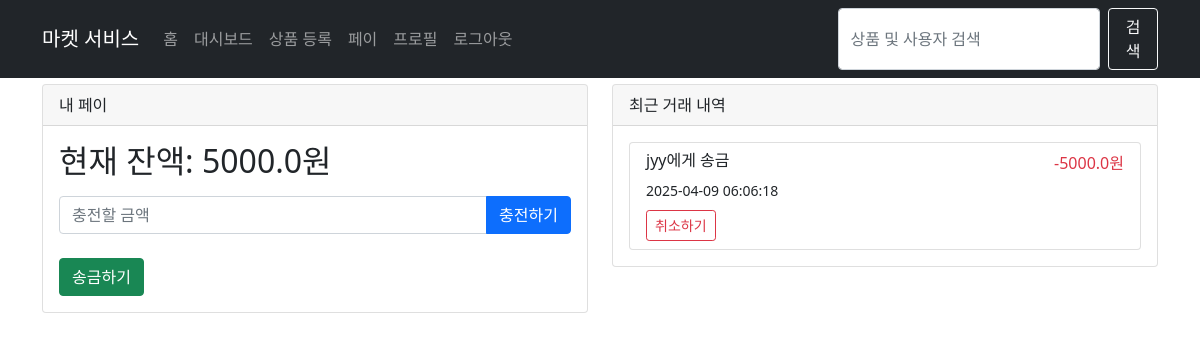
The app's page /wallet (signed in) with its own data.
### tables this page shows
CREATE TABLE wallet (
                user_id TEXT PRIMARY KEY,
                balance REAL DEFAULT 0.0,
                FOREIGN KEY (user_id) REFERENCES user(id)
            );

CREATE TABLE "transaction" (
                id TEXT PRIMARY KEY,
                sender_id TEXT NOT NULL,
                receiver_id TEXT NOT NULL,
                amount REAL NOT NULL,
                message TEXT,
                status TEXT NOT NULL,
                timestamp DATETIME DEFAULT CURRENT_TIMESTAMP,
                FOREIGN KEY (sender_id) REFERENCES user(id),
                FOREIGN KEY (receiver_id) REFERENCES user(id)
            );

CREATE TABLE user (
                id TEXT PRIMARY KEY,
                username TEXT UNIQUE NOT NULL,
                password TEXT NOT NULL,
                bio TEXT
            , role TEXT DEFAULT 'user', report_count INTEGER DEFAULT 0, is_active INTEGER DEFAULT 1);

### app.py (the view)
@app.route('/wallet')
def wallet():
    if 'user_id' not in session:
        return redirect(url_for('login'))
    db = get_db()
    cursor = db.cursor()
    try:
        cursor.execute("SELECT * FROM wallet WHERE user_id = ?", (session['user_id'],))
        wallet = cursor.fetchone()
        if not wallet:
            cursor.execute("INSERT INTO wallet (user_id, balance) VALUES (?, 0.0)", (session['user_id'],))
            db.commit()
            wallet = {'user_id': session['user_id'], 'balance': 0.0}
        cursor.execute("""
            SELECT t.*, u1.username as sender_name, u2.username as receiver_name
            FROM "transaction" t
            JOIN user u1 ON t.sender_id = u1.id
            JOIN user u2 ON t.receiver_id = u2.id
            WHERE t.sender_id = ? OR t.receiver_id = ?
            ORDER BY t.timestamp DESC
        """, (session['user_id'], session['user_id']))
        transactions = cursor.fetchall()
        return render_template('wallet.html', wallet=wallet, transactions=transactions)
    except Exception as e:
        flash(f'지갑 정보를 불러오는 중 오류가 발생했습니다: {str(e)}')
        return redirect(url_for('dashboard'))

### app.py (called while the page is built)
def get_db():
    db = getattr(g, '_database', None)
    if db is None:
        db = g._database = sqlite3.connect(DATABASE)
        db.row_factory = sqlite3.Row
    return db

@app.teardown_appcontext
def close_connection(exception):
    db = getattr(g, '_database', None)
    if db is not None:
        db.close()

### templates/wallet.html (shortened to what this page needs)
{% extends 'base.html' %}
{% block content %}
<div class="row mt-4">
    <div class="col-md-6">
        <div class="card mb-4">
            <div class="card-header">내 페이</div>
            <div class="card-body">
                <h2>현재 잔액: {{ wallet.balance }}원</h2>
                <form method="post" action="{{ url_for('charge_wallet') }}" class="mt-3">
                    <div class="input-group mb-3">
                        <input type="number" class="form-control" name="amount" placeholder="충전할 금액" min="1000" step="1000" required>
                        <button class="btn btn-primary" type="submit">충전하기</button>
                    </div>
                </form>
                <a href="{{ url_for('send_money') }}" class="btn btn-success mt-2">송금하기</a>
            </div>
        </div>
    </div>
    <div class="col-md-6">
        <div class="card">
            <div class="card-header">최근 거래 내역</div>
            <div class="card-body">
                {% if transactions %}
                <div class="list-group">
                    {% for tx in transactions %}
                    <div class="list-group-item">
                        {% if tx.sender_id == session.user_id %}
                        <div class="d-flex justify-content-between">
                            <div>
                                <h6>{{ tx.receiver_name }}에게 송금</h6>
                                <small>{{ tx.timestamp }}</small>
                            </div>
                            <div class="text-danger">-{{ tx.amount }}원</div>
                        </div>
                        {% endif %}
                        {% if tx.sender_id == session.user_id and tx.status == 'completed' %}
                        <form method="post" action="{{ url_for('cancel_transaction', transaction_id=tx.id) }}" class="mt-2">
                            <button type="submit" class="btn btn-sm btn-outline-danger">취소하기</button>
                        </form>
                        {% endif %}
                    </div>
                    {% endfor %}
                </div>
                {% else %}
                <p>거래 내역이 없습니다.</p>
                {% endif %}
            </div>
        </div>
    </div>
</div>
{% endblock %}

### templates/base.html (style rules this page uses)
body { padding-top: 60px; padding-bottom: 40px; }

### records on screen
wallet: balance "5000.0"
transaction: receiver_name "jyy", timestamp "2025-04-09 06:06:18", amount "5000.0"
